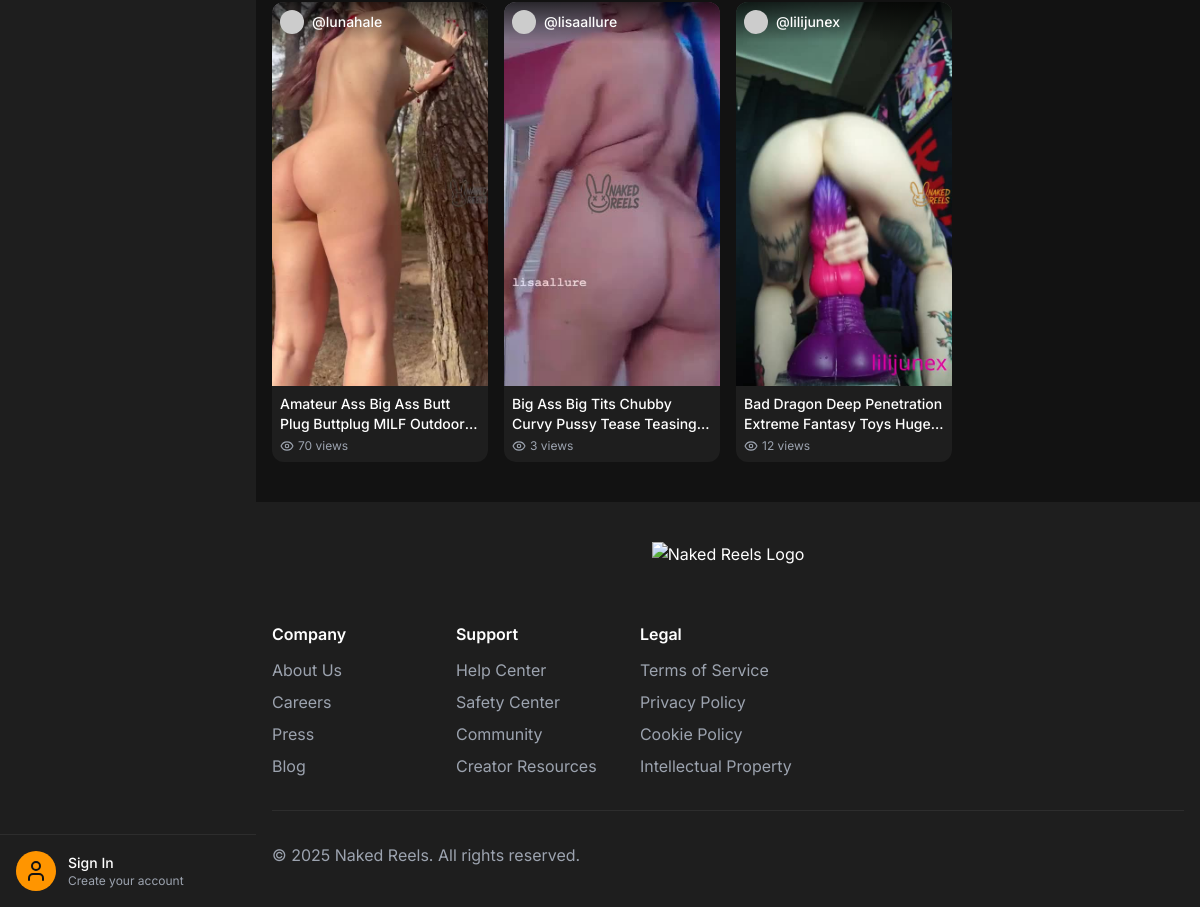
Page /?page=2 (lower part) on the earlier database version.
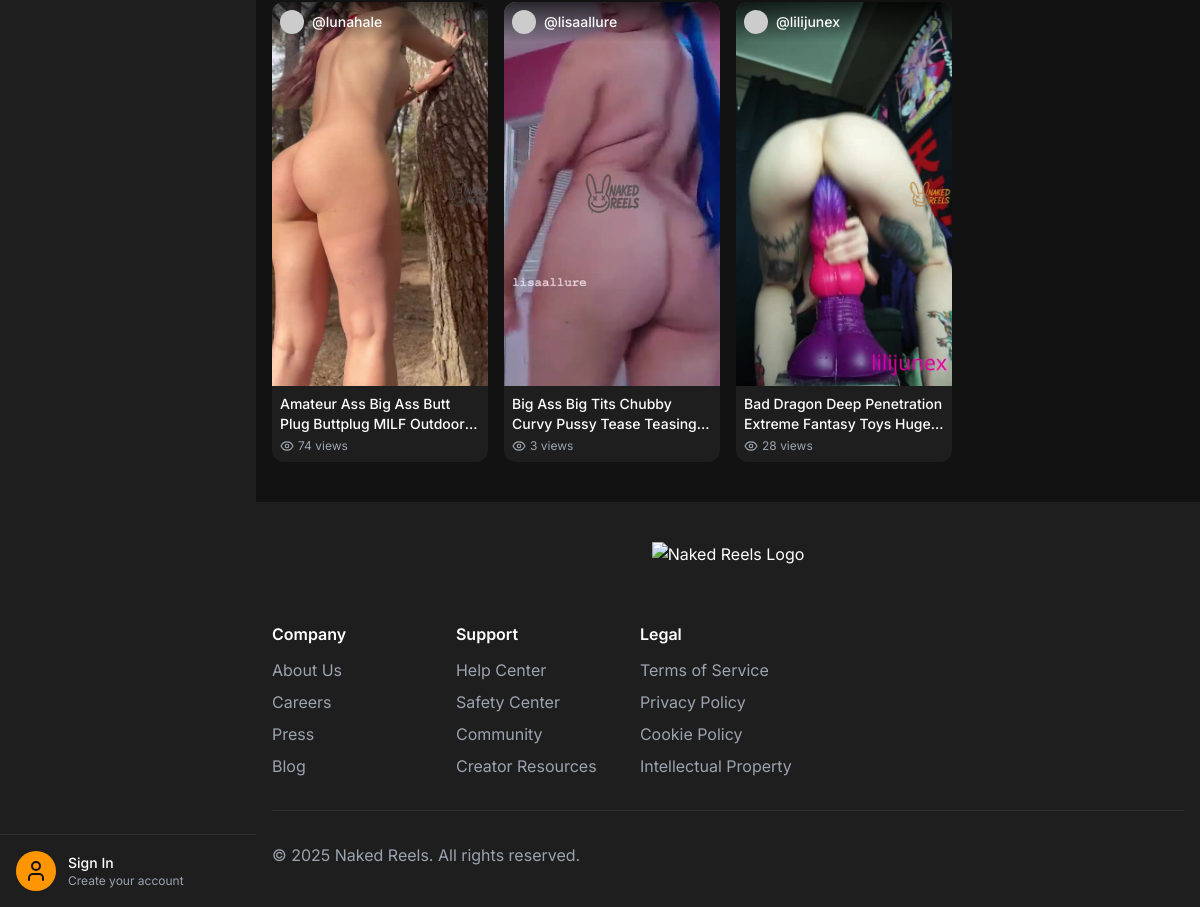
Same page on the later database version.
### base/models.py (models this page shows, shortened)
class BaseModel(models.Model):
    id = models.UUIDField(primary_key=True, default=uuid.uuid4, editable=False)
    created_at = models.DateTimeField(auto_now_add=True)
    updated_at = models.DateTimeField(auto_now=True)
    class Meta:
        abstract = True

class Video(BaseModel):
    profile = models.ForeignKey(Profile, on_delete=models.CASCADE, related_name='videos')
    title = models.CharField(max_length=255)
    slug = models.SlugField(unique=True, blank=True)
    description = models.TextField(blank=True)
    video_file = models.FileField(upload_to='videos/')
    thumbnail = models.FileField(upload_to='thumbnails/', blank=True, null=True)
    category = models.ForeignKey(Category, on_delete=models.SET_NULL, null=True, blank=True)
    tags = models.ManyToManyField(Tag, blank=True, null=True)
    views = models.PositiveIntegerField(default=0)
    likes = models.PositiveIntegerField(default=0)

class Profile(BaseModel):
    user = models.OneToOneField(User, on_delete=models.CASCADE)
    bio = models.TextField(blank=True)
    avatar = models.FileField(upload_to='avatars/', blank=True)
    follow_count = models.PositiveIntegerField(default=0)

### base/views.py (the view)
# urls.py: path('', home, name="home"),
def home(request):
    all_recent_videos = Video.objects.all().order_by('-created_at')
    paginator = Paginator(all_recent_videos, 2)
    page_number = request.GET.get('page')
    recent_videos = paginator.get_page(page_number)
    for_you_videos = Video.objects.order_by('?')[:15]
    featured_profiles = Profile.objects.annotate(video_count=Count('videos')).order_by('-video_count')[:6]
    trending_categories = Category.objects.annotate(video_count=Count('video')).order_by('-video_count')[:6]
    context = {
        'recent_videos': recent_videos,
        'for_you_videos': for_you_videos,
        'featured_profiles': featured_profiles,
        'trending_categories': trending_categories,
    }
    return render(request, 'home.html', context)

### base/context_processors.py (called while the page is built)
def trending_searches(request):
    return {
        'trending_searches': get_trending_searches_cached()
    }

def categories_processor(request):
    categories = Category.objects.all()
    return {'categories': categories}

### base/utils.py (called while the page is built)
def get_trending_searches_cached(hours=24, limit=6, cache_key='trending_searches', timeout=300):
    trending = cache.get(cache_key)
    if trending is not None:
        return trending
    time_threshold = timezone.now() - timedelta(hours=hours)
    trending = (
        SearchQuery.objects.filter(searched_at__gte=time_threshold)
        .values('query')
        .annotate(search_count=Count('id'))
        .order_by('-search_count')[:limit]
    )
    cache.set(cache_key, list(trending), timeout)
    return trending

### templates/home.html (shortened to what this page needs)
{% extends 'base.html' %}
{% block body %}
<section class="py-10 px-4">
  <div class="container mx-auto">
    <div class="grid grid-cols-2 md:grid-cols-3 lg:grid-cols-4 xl:grid-cols-5 gap-4">
      {% for video in for_you_videos %}
      <a href="/video/{{video.slug}}">
        <div class="reel-card relative rounded-xl overflow-hidden group bg-dark-lighter">
          <div class="aspect-[9/16] bg-dark-light overflow-hidden">
            <img loading="lazy" src="{{ video.thumbnail.url }}" alt="{{ video.title }}"
              class="w-full h-full object-cover transition-transform duration-300">
            <div class="absolute top-0 left-0 right-0 p-2 bg-gradient-to-b from-black/70 to-transparent">
              <div class="flex items-center">
                <div class="w-6 h-6 rounded-full flex items-center justify-center">
                  {% if profile.avatar %}
              <img src="{{video.profile.avatar.url}}" alt="Creator profile" class="w-full h-full object-cover rounded-full">
              {% else %}
              <img src="https://api.dicebear.com/9.x/thumbs/svg?seed={{video.profile.user.username}}"
                alt="{{video.profile.user.username}}" class="w-full h-full object-cover rounded-full">
              {% endif %}
                </div>
                <span class="ml-2 text-sm font-medium">@{{ video.profile.user.username }}</span>
              </div>
            </div>
          </div>
          <div class="p-2">
            <h3 class="text-sm font-medium line-clamp-2">{{ video.title }}</h3>
            <div class="flex items-center mt-1 text-xs text-gray-400">
              <i data-lucide="eye" class="w-3.5 h-3.5 mr-1"></i>
              <span>{{ video.views }} views</span>
            </div>
          </div>
        </div>
      </a>
      {% endfor %}
    </div>
  </div>
</section>
{% endblock %}

### templates/base.html (shortened to what this page needs)
<!DOCTYPE html>
<html lang="en">
<head>
  <script src="https://cdn.tailwindcss.com"></script>
</head>
<body class="bg-dark text-white dark">
  <div class="flex min-h-screen">
    <aside id="sidebar" class="fixed inset-y-0 left-0 z-40 w-64 bg-dark-lighter transform -translate-x-full md:translate-x-0 sidebar-transition">
      <div class="flex flex-col h-full">
        <nav class="flex-1 px-4 py-6 space-y-2 overflow-y-auto">
        </nav>
        <div class="p-4 border-t border-dark-light">
          <a href="#" class="flex items-center">
            <div class="w-10 h-10 rounded-full bg-primary flex items-center justify-center">
              <i data-lucide="user" class="w-6 h-6 text-dark"></i>
            </div>
            <div class="ml-3">
              <p class="text-sm font-medium">Sign In</p>
              <p class="text-xs text-gray-400">Create your account</p>
            </div>
          </a>
        </div>
      </div>
    </aside>
    <main class="flex-1 ml-0 md:ml-64 transition-all duration-300">
      {% block body %}
      {% endblock %}
      <footer class="bg-dark-lighter py-10 px-4">
        <div class="container mx-auto">
          <div class="mb-6 md:mb-0 flex items-center justify-center ">
            <a href="/">
            <img src="https://hebbkx1anhila5yf.public.blob.vercel-storage.com/ChatGPT_Image_Apr_24__2025__01_00_00_PM-removebg-preview-3J8ZeDUeNbGXgdNW6qzs110Y3T5TRG.png" alt="Naked Reels Logo" class="h-12">
            </a>
          </div>
          <div class="flex flex-col md:flex-row justify-between items-center my-8">
            <div class="grid grid-cols-2 md:grid-cols-4 gap-8">
              <div>
                <h3 class="font-semibold mb-3">Company</h3>
                <ul class="space-y-2">
                  <li><a href="#" class="text-gray-400 hover:text-primary">About Us</a></li>
                  <li><a href="#" class="text-gray-400 hover:text-primary">Careers</a></li>
                  <li><a href="#" class="text-gray-400 hover:text-primary">Press</a></li>
                  <li><a href="#" class="text-gray-400 hover:text-primary">Blog</a></li>
                </ul>
              </div>
              <div>
                <h3 class="font-semibold mb-3">Support</h3>
                <ul class="space-y-2">
                  <li><a href="#" class="text-gray-400 hover:text-primary">Help Center</a></li>
                  <li><a href="#" class="text-gray-400 hover:text-primary">Safety Center</a></li>
                  <li><a href="#" class="text-gray-400 hover:text-primary">Community</a></li>
                  <li><a href="#" class="text-gray-400 hover:text-primary">Creator Resources</a></li>
                </ul>
              </div>
              <div>
                <h3 class="font-semibold mb-3">Legal</h3>
                <ul class="space-y-2">
                  <li><a href="#" class="text-gray-400 hover:text-primary">Terms of Service</a></li>
                  <li><a href="#" class="text-gray-400 hover:text-primary">Privacy Policy</a></li>
                  <li><a href="#" class="text-gray-400 hover:text-primary">Cookie Policy</a></li>
                  <li><a href="#" class="text-gray-400 hover:text-primary">Intellectual Property</a></li>
                </ul>
              </div>
            </div>
          </div>
          <div class="flex flex-col md:flex-row justify-between items-center pt-8 border-t border-dark-light">
            <p class="text-gray-400  md:mb-0">&copy; 2025 Naked Reels. All rights reserved.</p>
          </div>
        </div>
      </footer>
    </main>
  </div>
</body>
</html>

Differences in the rows shown:
changed Video "lunahale": views "70" → "74"
changed Video "lilijunex": views "12" → "28"
